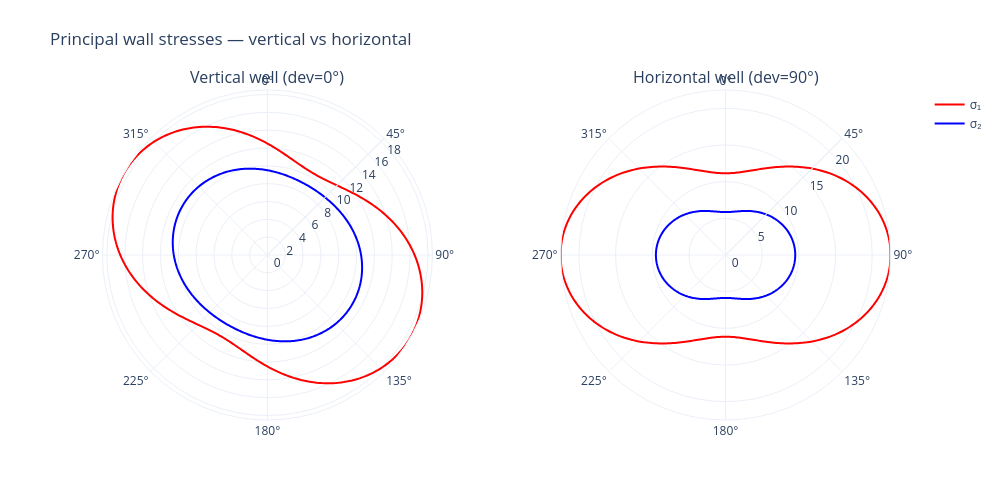

Source (notebook cell):
### Markdown cell above
## Compare vertical vs horizontal well

Same far-field stresses; only borehole deviation changes.

### Code cell
def run_kirsch(deviation):
    w = NearWellboreStressesCalculation.calculate_kirsch_borehole_wall_stresses(
        shmin=SHMIN, shmax=SHMAX, svert=SVERT,
        pore_pressure=PORE_PRESSURE, shmax_azimuth=SHMAX_AZIMUTH,
        mud_pressure=MUD_PRESSURE, theta=theta,
        poisson_ratio_static=POISSON_RATIO_STATIC,
        borehole_deviation=deviation, borehole_azimuth=BOREHOLE_AZIMUTH,
    )
    p = NearWellboreStressesCalculation.calculate_principal_stresses_analytical(
        sigma_tt=w.sigma_tt, sigma_zz=w.sigma_zz, sigma_tz=w.sigma_tz,
    )
    return w, p


wall_v, prin_v = run_kirsch(0.0)
wall_h, prin_h = run_kirsch(90.0)

fig = make_subplots(
    rows=1, cols=2, specs=[[{"type": "polar"}, {"type": "polar"}]],
    subplot_titles=("Vertical well (dev=0°)", "Horizontal well (dev=90°)"),
)


def add_pair(col, prin):
    show = col == 1
    fig.add_trace(go.Scatterpolar(r=prin.sigma_1 / 1000, theta=theta, mode="lines",
                                  line=dict(color="red", width=2),
                                  name="σ₁", showlegend=show), row=1, col=col)
    fig.add_trace(go.Scatterpolar(r=prin.sigma_2 / 1000, theta=theta, mode="lines",
                                  line=dict(color="blue", width=2),
                                  name="σ₂", showlegend=show), row=1, col=col)


add_pair(1, prin_v)
add_pair(2, prin_h)

for i in (1, 2):
    key = "polar" if i == 1 else f"polar{i}"
    fig.update_layout(**{key: dict(
        angularaxis=dict(direction="clockwise", rotation=90),
        radialaxis=dict(angle=45, tickangle=45),
    )})

fig.update_layout(height=500, width=1000, template="plotly_white",
                  title="Principal wall stresses — vertical vs horizontal",
                  margin=dict(t=90))
fig.show()

### Figure 1 — Plotly figure (JSON) as saved in the notebook; plotly's stock layout.template omitted (floating-point values rounded to 4 significant figures; data arrays with more than 128 entries replaced by an {"elided": "..."} marker saying what was removed)
{"data": [{"line": {"color": "red", "width": 2}, "mode": "lines", "name": "σ₁", "r": {"elided": "361 float values"}, "showlegend": true, "subplot": "polar", "theta": {"elided": "361 float values"}, "type": "scatterpolar"}, {"line": {"color": "blue", "width": 2}, "mode": "lines", "name": "σ₂", "r": {"elided": "361 float values"}, "showlegend": true, "subplot": "polar", "theta": {"elided": "361 float values"}, "type": "scatterpolar"}, {"line": {"color": "red", "width": 2}, "mode": "lines", "name": "σ₁", "r": {"elided": "361 float values"}, "showlegend": false, "subplot": "polar2", "theta": {"elided": "361 float values"}, "type": "scatterpolar"}, {"line": {"color": "blue", "width": 2}, "mode": "lines", "name": "σ₂", "r": {"elided": "361 float values"}, "showlegend": false, "subplot": "polar2", "theta": {"elided": "361 float values"}, "type": "scatterpolar"}], "layout": {"annotations": [{"font": {"size": 16}, "showarrow": false, "text": "Vertical well (dev=0°)", "x": 0.225, "xanchor": "center", "xref": "paper", "y": 1.0, "yanchor": "bottom", "yref": "paper"}, {"font": {"size": 16}, "showarrow": false, "text": "Horizontal well (dev=90°)", "x": 0.775, "xanchor": "center", "xref": "paper", "y": 1.0, "yanchor": "bottom", "yref": "paper"}], "height": 500, "margin": {"t": 90}, "polar": {"angularaxis": {"direction": "clockwise", "rotation": 90}, "domain": {"x": [0.0, 0.45], "y": [0.0, 1.0]}, "radialaxis": {"angle": 45, "tickangle": 45}}, "polar2": {"angularaxis": {"direction": "clockwise", "rotation": 90}, "domain": {"x": [0.55, 1.0], "y": [0.0, 1.0]}, "radialaxis": {"angle": 45, "tickangle": 45}}, "title": {"text": "Principal wall stresses — vertical vs horizontal"}, "width": 1000}}
